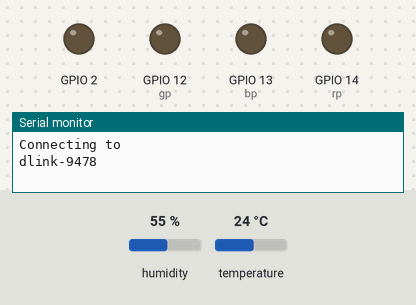
Bench run of a sketch on a simulated ESP8266 (NodeMCU). Parts: output pins drawn as LEDs (lit = HIGH), the last lines printed to the serial monitor. Inputs (shaded band) come from the test bench; at power-on: temperature 24 °C, humidity 55 %. WiFi joins after 1.5 s; servers stay silent unless stated.

Above: at 0.1 s.
At 2.7 s:
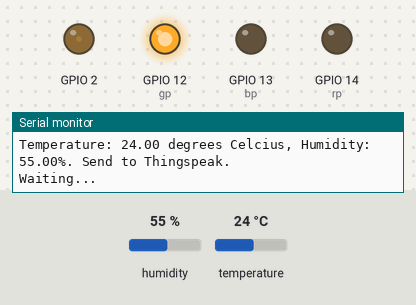
2.8 s: temperature set to 28 °C
16.8 s: temperature set to 31 °C
28.2 s: temperature set to 38 °C
39.6 s: temperature set to 41 °C
At 47.6 s:
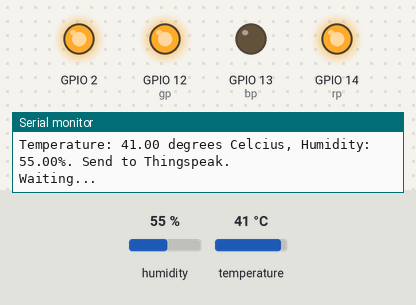
Timing chart, 0 to 49.1 s (numbered marks = the images above; inputs shaded):
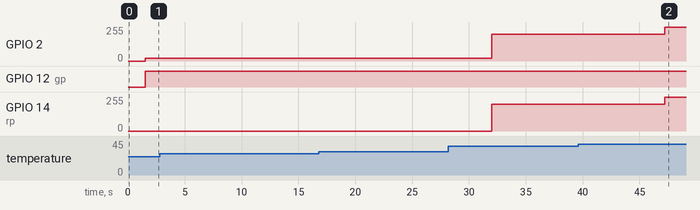

Measured:
- the behaviour switches between 39 and 40 °C on temperature (found by bisection; images 1 and 2)
- after the input at 39.6 s, GPIO 2, GPIO 14 (rp): 200/255 → 255/255 after 7.6 s

The sketch:

Source_Code.ino
```cpp
#include <ESP8266WiFi.h>
#include <DHT.h>
String apiKey = "S7LN3O5T6J1ORP4U";     //  The Write API key from ThingSpeak
const char *ssid =  "dlink-9478";     // Wifi ssid and wpa2 key
const char *pass =  "2xjialjl";
const char* server = "api.thingspeak.com";
DHT dht(4, DHT11);
WiFiClient client;
const int rp=14;
const int gp=12;
const int bp=13;
int calculaterpm(double t){
  int rpm;
  rpm=(t-15)/45*1000;
  rpm+=1500;//
  return rpm;
}
void setup()
{
       Serial.begin(115200);
       delay(10);
       analogWrite(gp, 0);
       analogWrite(rp, 0);
       analogWrite(bp, 0);
       Serial.println("Connecting to ");
       Serial.println(ssid);
       dht.begin();

       WiFi.begin(ssid, pass);

      while (WiFi.status() != WL_CONNECTED)
     {
            delay(500);
            Serial.print(".");
     }
      Serial.println("");
      Serial.println("WiFi connected");
      Serial.print("IP address: ");
      Serial.println(WiFi.localIP());

}

void loop()
{
      noTone(0);
      float h = dht.readHumidity();
      float t = dht.readTemperature();
      int fanspeed;
      if (isnan(h) || isnan(t)) {
        Serial.println("Failed to read from DHT sensor!");
        delay(2000);
        return;
      }
      if(t<30){
          analogWrite(2, 20);
          analogWrite(gp, 500);
          analogWrite(rp, 0);
      }
      else if(t>=30&&t<40){
          analogWrite(2, 200);
          analogWrite(rp, 200);
          analogWrite(gp, 400);
      }
      else if(t>=40&&t<50){
          analogWrite(2, 350);
          analogWrite(gp, 500);
          analogWrite(rp, 500);
      }
      else if(t>=45&&t<55){
          analogWrite(2, 600);
          analogWrite(gp, 200);
          analogWrite(rp, 600);
      }
      else if(t>=55){
          analogWrite(2, 800);
          analogWrite(gp, 0);
          analogWrite(rp, 900);
          tone(0,523);
      }
      fanspeed=calculaterpm(t);
      Serial.print("RPM=");
      Serial.println(fanspeed);
      if (client.connect(server,80))   //   "184.106.153.149" or api.thingspeak.com
      {
          String postStr = apiKey;
           postStr +="&field1=";
           postStr += String(t);
           postStr +="&field2=";
           postStr += String(h);
           postStr += "\r\n\r\n";
           client.print("POST /update HTTP/1.1\n");
           client.print("Host: api.thingspeak.com\n");
           client.print("Connection: close\n");
           client.print("X-THINGSPEAKAPIKEY: "+apiKey+"\n");
           client.print("Content-Type: application/x-www-form-urlencoded\n");
           client.print("Content-Length: ");
           client.print(postStr.length());
           client.print("\n\n");
           client.print(postStr);
           Serial.print("Temperature: ");
           Serial.print(t);
           Serial.print(" degrees Celcius, Humidity: ");
           Serial.print(h);
           Serial.println("%. Send to Thingspeak.");
      }
      client.stop();
      Serial.println("Waiting...");
      // thingspeak needs minimum 15 sec delay between updates
      delay(15000);
}
```
